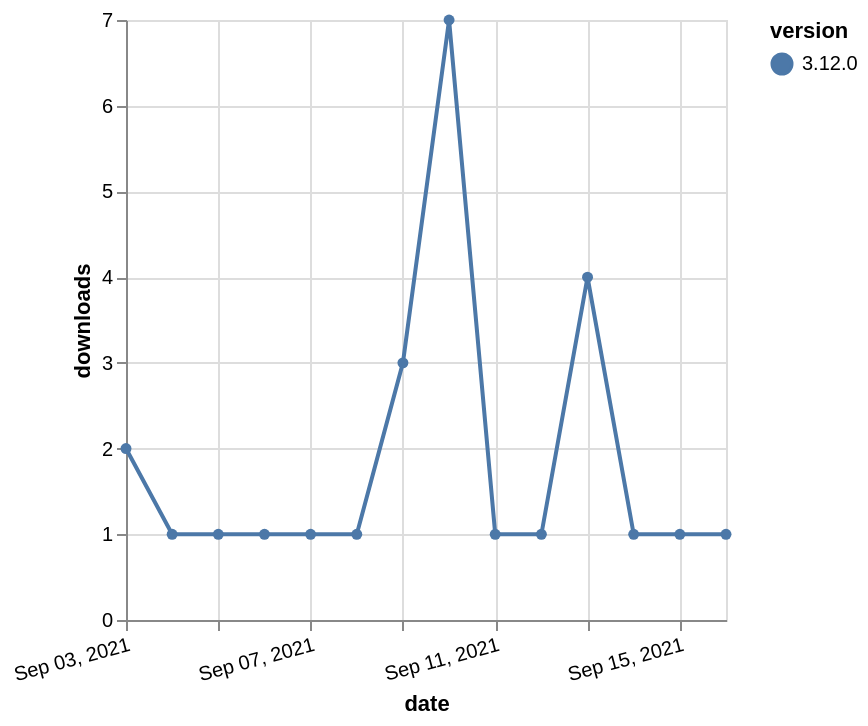

The Vega-Lite source for this figure:
### Vega-Lite specification from a JSON file in a GitHub repository (floating-point values rounded to 4 significant figures)
{"$schema": "https://vega.github.io/schema/vega-lite/v5.json", "description": "A simple bar chart with embedded data.", "data": {"values": [{"date": "2021-09-03", "total": 549, "delta": 2, "version": "3.12.0"}, {"date": "2021-09-04", "total": 550, "delta": 1, "version": "3.12.0"}, {"date": "2021-09-05", "total": 551, "delta": 1, "version": "3.12.0"}, {"date": "2021-09-06", "total": 552, "delta": 1, "version": "3.12.0"}, {"date": "2021-09-07", "total": 553, "delta": 1, "version": "3.12.0"}, {"date": "2021-09-08", "total": 554, "delta": 1, "version": "3.12.0"}, {"date": "2021-09-09", "total": 557, "delta": 3, "version": "3.12.0"}, {"date": "2021-09-10", "total": 564, "delta": 7, "version": "3.12.0"}, {"date": "2021-09-11", "total": 565, "delta": 1, "version": "3.12.0"}, {"date": "2021-09-12", "total": 566, "delta": 1, "version": "3.12.0"}, {"date": "2021-09-13", "total": 570, "delta": 4, "version": "3.12.0"}, {"date": "2021-09-14", "total": 571, "delta": 1, "version": "3.12.0"}, {"date": "2021-09-15", "total": 572, "delta": 1, "version": "3.12.0"}, {"date": "2021-09-16", "total": 573, "delta": 1, "version": "3.12.0"}]}, "width": "container", "mark": {"type": "line", "point": {"filled": true}}, "encoding": {"x": {"field": "date", "type": "temporal", "timeUnit": "yearmonthdate", "title": "date", "axis": {"labelAngle": -15}}, "y": {"field": "delta", "type": "quantitative", "title": "downloads"}, "color": {"field": "version", "type": "nominal"}, "tooltip": {"field": "delta"}}}
